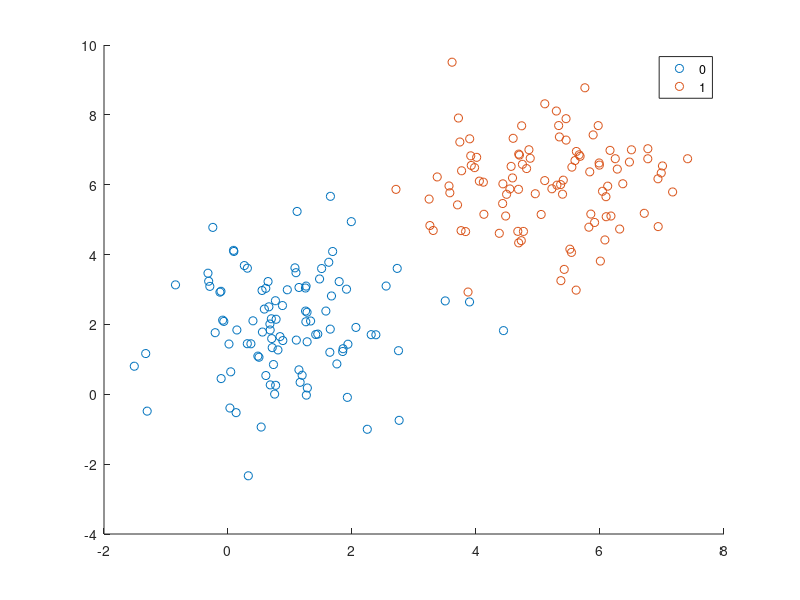

This chart was generated by the following MATLAB code: (Note: this script raises an error after producing the figure.)
nn = 100;

mu1 = [ 1,2];
mu2 = [ 5,6];
sigma1 = [1, 0.1; 0.1 ,2.1];
sigma2 = [1, 0.1; 0.1 ,1.5];

data1 = mvnrnd(mu1,sigma1,nn);
data2 = mvnrnd(mu2,sigma2,nn);

X = [data1;data2]; %2D data
Y = [ones(nn,1)*0;ones(nn,1) ]; %0's and 1's


figure
gscatter(X(:,1),X(:,2),Y)

%Least squares LDA
W = inv(X'*X)*X'*Y %get params from least squares approach
B = -0.5; %offset is 0.5

Y_est = X*W + B; %now estimate class

%classify based on sign
class = zeros(length(Y),1);
class(Y_est < 0) = 0;
class(Y_est > 0) = 1;

%get accuracy
acc = Y == class;
sum(acc)/length(acc)

%normal vector
T = [0, -1; 1, 0];
Vec = T*W

%Actual LDA
[Wl, Cl] = LDASimple(X,Y)
[P,Class] = LDAonline(X,Wl,Cl);
Class = MapValues(Class,[1,2],[0,1]);
acc = Y == class;
sum(acc)/length(acc)

[Wl, Cl] = LDASimple(X,Y,P)
[P,Class] = LDAonline(X,Wl,Cl);
Class = MapValues(Class,[1,2],[0,1]);
acc = Y == class;
sum(acc)/length(acc)



figure
plot(Y)
hold on
plot(Y_est)
hold off
